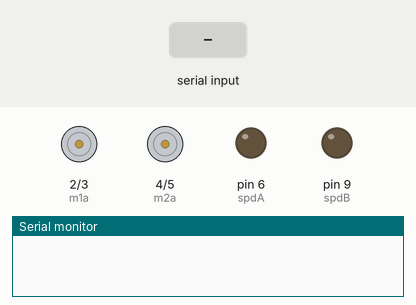
This sketch was run on a simulated Arduino Uno, built with avr-gcc and run on an emulated ATmega328P. On the bench: motor-driver pin pairs drawn as motors (green arrow = first pin HIGH = forward, orange = second pin HIGH = backward, longer = more drive), output pins drawn as LEDs (lit = HIGH), the last lines printed to the serial monitor. Inputs (shaded band) come from the test bench.

Above: at 1.2 s.
1.3 s: "F" received over the second serial link
At 2.5 s:
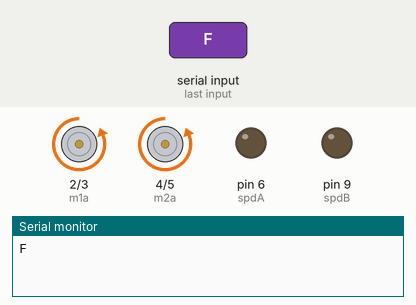
2.8 s: "B" received over the second serial link
At 3.8 s:
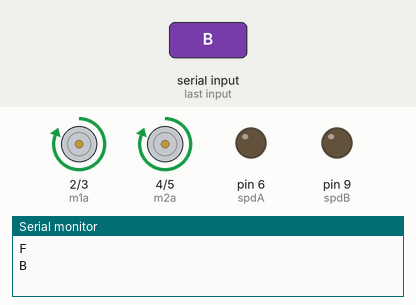
4.3 s: "L" received over the second serial link
At 4.9 s:
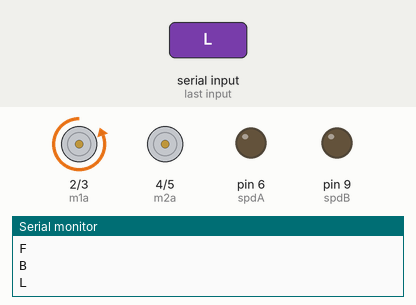
5.8 s: "R" received over the second serial link
At 6.1 s:
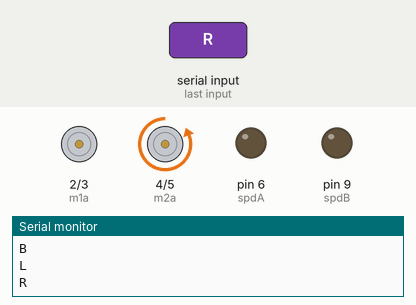
7.3 s: "1" received over the second serial link
At 8.4 s:
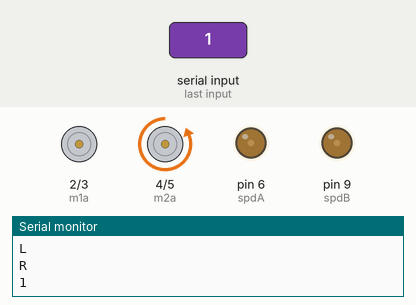
8.8 s: "S" received over the second serial link
At 9.5 s:
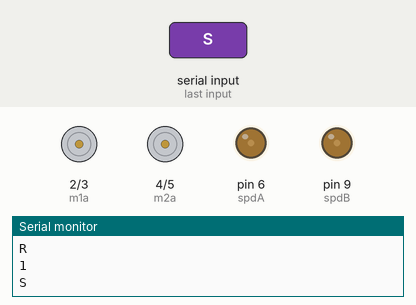
Timing chart, 0 to 11.3 s (numbered marks = the images above; inputs shaded):
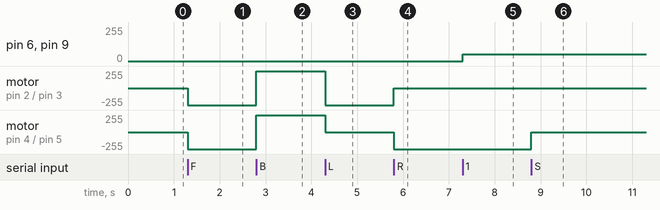

Measured:
- after the input at 1.3 s, motor on pin 2 (m1a) / pin 3 (m1b), motor on pin 4 (m2a) / pin 5 (m2b): stopped → backward 255/255 at once
- after the input at 2.8 s, motor on pin 2 (m1a) / pin 3 (m1b), motor on pin 4 (m2a) / pin 5 (m2b): backward 255/255 → forward 255/255 at once
- after the input at 4.3 s, motor on pin 2 (m1a) / pin 3 (m1b): forward 255/255 → backward 255/255 at once; motor on pin 4 (m2a) / pin 5 (m2b): forward 255/255 → stopped at once
- after the input at 5.8 s, motor on pin 2 (m1a) / pin 3 (m1b): backward 255/255 → stopped at once; motor on pin 4 (m2a) / pin 5 (m2b): stopped → backward 255/255 at once
- after the input at 7.3 s, pin 6 (spdA), pin 9 (spdB): 0/255 → 50/255 at once
- after the input at 8.8 s, motor on pin 4 (m2a) / pin 5 (m2b): backward 255/255 → stopped at once

The sketch:

RC_CAR.ino
```cpp
#include <SoftwareSerial.h>

SoftwareSerial sinyal(10, 11); // RX, TX

int spdA = 6;
int spdB = 9;

int m1a = 2;
int m1b = 3;
int m2a = 4;
int m2b = 5;
char val;

void setup() {
Serial.begin(9600);
sinyal.begin(9600);

pinMode(m1a, OUTPUT);
pinMode(m1b, OUTPUT);
pinMode(m2a, OUTPUT);
pinMode(m2b, OUTPUT);
pinMode(spdA, OUTPUT);
pinMode(spdB, OUTPUT);

}

void loop(){

  if (sinyal.available() > 0) {
  val = sinyal.read();
  Serial.println(val);
  }

  if( val == 'F') // Forward
    {
      digitalWrite(m1a, LOW);
      digitalWrite(m1b, HIGH);
      digitalWrite(m2a, LOW);
      digitalWrite(m2b, HIGH);
    }
  else if(val == 'B') // Backward
    {
      digitalWrite(m1a, HIGH);
      digitalWrite(m1b, LOW);
      digitalWrite(m2a, HIGH);
      digitalWrite(m2b, LOW);
    }

    else if(val == 'L') //Left
    {
    digitalWrite(m1a, LOW);
    digitalWrite(m1b, HIGH);
    digitalWrite(m2a, LOW);
    digitalWrite(m2b, LOW);
    }
    else if(val == 'R') //Right
    {
    digitalWrite(m1a, LOW);
    digitalWrite(m1b, LOW);
    digitalWrite(m2a, LOW);
    digitalWrite(m2b, HIGH);
    }

  else if(val == 'S') //Stop
    {
    digitalWrite(m1a, LOW);
    digitalWrite(m1b, LOW);
    digitalWrite(m2a, LOW);
    digitalWrite(m2b, LOW);
    }
  else if(val == 'I') //Forward Right
    {
    digitalWrite(m1a, LOW);
    digitalWrite(m1b, LOW);
    digitalWrite(m2a, LOW);
    digitalWrite(m2b, HIGH);
    }
  else if(val == 'J') //Backward Right
    {
    digitalWrite(m1a, LOW);
    digitalWrite(m1b, HIGH);
    digitalWrite(m2a, LOW);
    digitalWrite(m2b, LOW);
    }
   else if(val == 'G') //Forward Left
    {
    digitalWrite(m1a, LOW);
    digitalWrite(m1b, HIGH);
    digitalWrite(m2a, LOW);
    digitalWrite(m2b, LOW);
    }
  else if(val == 'H') //Backward Left
    {
    digitalWrite(m1a, LOW);
    digitalWrite(m1b, LOW);
    digitalWrite(m2a, LOW);
    digitalWrite(m2b, HIGH);
    }
  else if(val == '1'){
   analogWrite(spdA, 50);
   analogWrite(spdB, 50);
}
  else if(val == '2'){
   analogWrite(spdA, 70);
   analogWrite(spdB, 70);
}
  else if(val == '3'){
   analogWrite(spdA, 90);
   analogWrite(spdB, 90);
}
  else if(val == '4'){
   analogWrite(spdA, 110);
   analogWrite(spdB, 110);
}
  else if(val == '5'){
   analogWrite(spdA, 130);
   analogWrite(spdB, 130);
}
  else if(val == '6'){
   analogWrite(spdA, 155);
   analogWrite(spdB, 155);
}
  else if(val == '7'){
   analogWrite(spdA, 175);
   analogWrite(spdB, 175);
}
  else if(val == '8'){
   analogWrite(spdA, 190);
   analogWrite(spdB, 190);
}
  else if(val == '9'){
   analogWrite(spdA, 220);
   analogWrite(spdB, 220);
}
  else if(val == 'q'){
   analogWrite(spdA, 255);
   analogWrite(spdB, 255);
}

//else if(val == 'V'){  //horn
//  digitalWrite();
//}
//else if(val == 'v'){
//  digitalWrite();
//}

}
```
